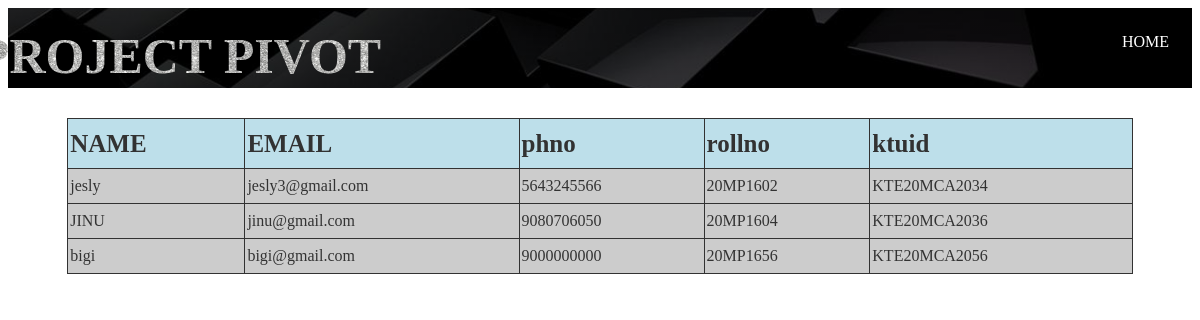
The app's page /viewstu.php with its own data.
### tables this page shows
CREATE TABLE `register` (
  `rollno` varchar(30) NOT NULL,
  `sname` varchar(50) NOT NULL,
  `ktuid` varchar(50) NOT NULL,
  `email` varchar(50) NOT NULL,
  `phno` bigint(10) NOT NULL
);

### viewstu.php (the view, shortened to what this page needs)
<?php
$con=mysqli_connect('localhost','root','','project');
?>
<!DOCTYPE html>
    <head>
<link rel="stylesheet" type="text/css" href="maincss.css">
<link rel="stylesheet" type="text/css" href="student.css">
<link rel="stylesheet" type="text/css" href="view.css">
    </head>
    <body style="background-image: url('cell.jpg'); background-repeat: no-repeat;background-size: cover">
<header>
            <div class="main">
    <ul>
<li><a href="advisorhome.php">HOME</a></li></ul></div>
        <div class="title">
            <h3>PROJECT PIVOT </h3></div></header>
<font face="Bahnschrift Condensed">
<div class="container">
<table style="background-color: silver; background-repeat: no-repeat;background-size: cover;opacity: 0.8;">
  <tr width="100%" height="50px" bgcolor="lightblue">
    <th >NAME</th>
    <th>EMAIL</th>
    <th>phno</th>
    <th>rollno</th>
    <th>ktuid</th>
  </tr>
<?php
$result=mysqli_query($con,"select * from register ");
while ($row=mysqli_fetch_array($result)){
  echo '<tr>
    <td>'.$row['sname'].'</td>
    <td>'.$row['email'].'</td>
    <td>'.$row['phno'].'</td>
    <td>'.$row['rollno'].'</td>
    <td>'.$row['ktuid'].'</td>
  </tr>';
}
?>
</table>

### maincss.css (style rules this page uses)
header { background-image:linear-gradient(rgba(0,0,0,0.4),rgba(0,0,0,0.4)),url(black.jpg); height: 10vh; background-size: cover; background-position: center; }
ul { float:right; list-style-type: none; margin-top: 25px; }
ul li { display: inline-block; }
ul li a { font-color :green; text-decoration: none; color: #fff; padding: 5px 20px; border:3px solid transparent; transition: 0.6s ease; }
.title { position: absolute; top:7%; left:15%; float:center; transform: translate(-50%,-50%); }
.title h3 { color: #fff; font-size: 50px; }
.title h3 { font-size:50px; font-family: Bahnschrift Condensed;,serif; text-align:center; color:rgba(225,225,225,.1); background-image: url(download.jpg); background-repeat: repeat-x; -webkit-background-clip:text; animation: animate 15s linear infinite; float: center; }

### student.css (style rules this page uses)
table { width: 20%; margin: 3px ; border-collapse: collapse; text-align: left; }
th { font-size: 15px; }
th,td { border: 1px solid #000; height: 13px; padding:1px; }

### view.css (style rules this page uses)
table { width: 90%; margin: 30px auto; border-collapse: collapse; text-align: left; }
th { font-size: 25px; }
th,td { border: 1px solid #000; height: 30px; padding:2px; }

### records on screen
register: sname "jesly", email "jesly3@gmail.com", phno "5643245566", rollno "20MP1602", ktuid "KTE20MCA2034"
register: sname "JINU", email "jinu@gmail.com", phno "9080706050", rollno "20MP1604", ktuid "KTE20MCA2036"
register: sname "bigi", email "bigi@gmail.com", phno "9000000000", rollno "20MP1656", ktuid "KTE20MCA2056"
